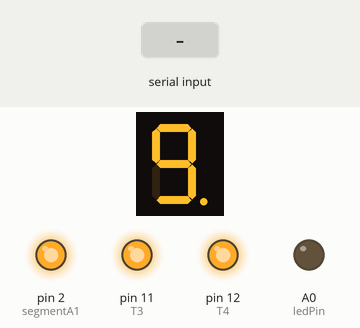
Recording of a sketch running on a simulated Arduino Uno, built with avr-gcc and run on an emulated ATmega328P. On the bench: 1-digit seven-segment display, output pins drawn as LEDs (lit = HIGH). Wiring (inferred from the names in the program): 1-digit 7-segment display, segments lit when HIGH: segments pin 4, pin 5, pin 6, pin 7, pin 8, pin 9, pin 10, pin 3. Inputs (shaded band) come from the test bench. The segment pins are drawn as the display they are named for; pins used as bus, display or sensor lines are not drawn.

Above: at 1.2 s.
1.3 s: "AU_FAL_LO\n" received over Serial
At 2.4 s:
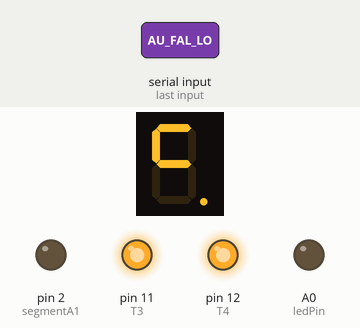
2.8 s: "AU_VISI\n" received over Serial
At 3.5 s:
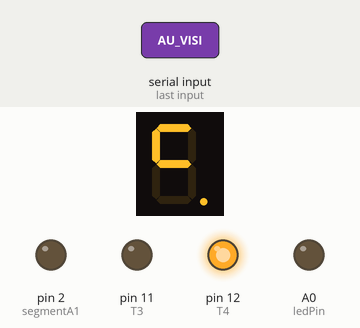
4.3 s: "DI_FAL_LO\n" received over Serial
At 4.7 s:
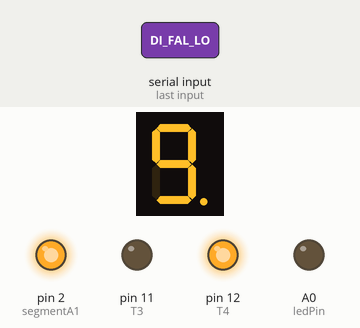
5.8 s: "AU_LOCA\n" received over Serial
At 7.0 s:
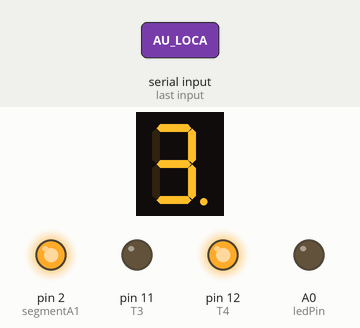
7.3 s: "DI_VISI\n" received over Serial
At 8.1 s:
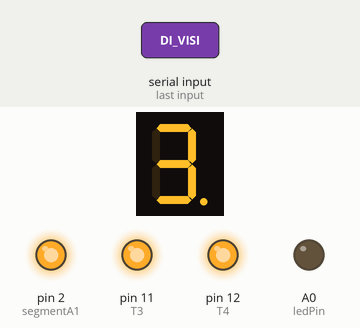
8.8 s: "DI_LOCA\n" received over Serial
At 9.3 s:
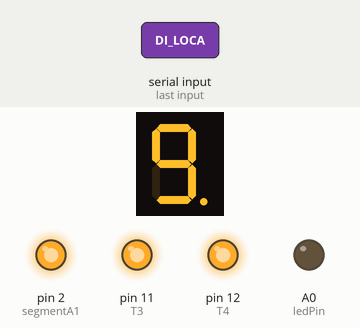
Timing chart, 0 to 11.3 s (numbered marks = the images above; inputs shaded):
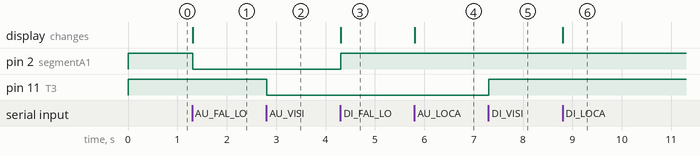

Measured:
- after the input at 1.3 s, pin 2 (segmentA1): HIGH → LOW at once; the display: changes at once (image 1)
- after the input at 2.8 s, pin 11 (T3): HIGH → LOW at once
- after the input at 4.3 s, pin 2 (segmentA1): LOW → HIGH at once; the display: changes at once (image 3)
- after the input at 5.8 s, the display: changes at once (image 4)
- after the input at 7.3 s, pin 11 (T3): LOW → HIGH at once
- after the input at 8.8 s, the display: changes at once (image 6)

The sketch:

Node_Local_Controlador.ino
```cpp
#define T1 9
#define T2 10
#define T3 11
#define T4 12

int segmentA1 = 2;
int segmentB1 = 3;
int segmentC1 = 4;
int segmentD1 = 5;
int segmentE1 = 6;
int segmentF1 = 7;
int segmentG1 = 8;
int ledPin = A0;

int count1 = 0;
int local_cont_T = 0;
int visitante_cont_T = 0;

void setup() {
    Serial.begin(9600);
    pinMode(segmentA1, OUTPUT);
    pinMode(segmentB1, OUTPUT);
    pinMode(segmentC1, OUTPUT);
    pinMode(segmentD1, OUTPUT);
    pinMode(segmentE1, OUTPUT);
    pinMode(segmentF1, OUTPUT);
    pinMode(segmentG1, OUTPUT);
    pinMode(T1, OUTPUT);
    pinMode(T2, OUTPUT);
    pinMode(T3, OUTPUT);
    pinMode(T4, OUTPUT);
    pinMode(ledPin, OUTPUT);

    digitalWrite(segmentA1, LOW);
    digitalWrite(segmentB1, LOW);
    digitalWrite(segmentC1, LOW);
    digitalWrite(segmentD1, LOW);
    digitalWrite(segmentE1, LOW);
    digitalWrite(segmentF1, LOW);
    digitalWrite(segmentG1, LOW);
    digitalWrite(T1, HIGH);
    digitalWrite(T2, HIGH);
    digitalWrite(T3, HIGH);
    digitalWrite(T4, HIGH);

    displayNumber(0, 1);
}

void displayNumber(int num, int display) {
    switch (num % 10) {
        case 0:
            digitalWrite(segmentA1, HIGH);
            digitalWrite(segmentB1, HIGH);
            digitalWrite(segmentC1, HIGH);
            digitalWrite(segmentD1, HIGH);
            digitalWrite(segmentE1, HIGH);
            digitalWrite(segmentF1, HIGH);
            digitalWrite(segmentG1, LOW);
            break;
        case 1:
            digitalWrite(segmentA1, LOW);
            digitalWrite(segmentB1, HIGH);
            digitalWrite(segmentC1, HIGH);
            digitalWrite(segmentD1, LOW);
            digitalWrite(segmentE1, LOW);
            digitalWrite(segmentF1, LOW);
            digitalWrite(segmentG1, LOW);
            break;
        case 2:
            digitalWrite(segmentA1, HIGH);
            digitalWrite(segmentB1, HIGH);
            digitalWrite(segmentC1, LOW);
            digitalWrite(segmentD1, HIGH);
            digitalWrite(segmentE1, HIGH);
            digitalWrite(segmentF1, LOW);
            digitalWrite(segmentG1, HIGH);
            break;
        case 3:
            digitalWrite(segmentA1, HIGH);
            digitalWrite(segmentB1, HIGH);
            digitalWrite(segmentC1, HIGH);
            digitalWrite(segmentD1, HIGH);
            digitalWrite(segmentE1, LOW);
            digitalWrite(segmentF1, LOW);
            digitalWrite(segmentG1, HIGH);
            break;
        case 4:
            digitalWrite(segmentA1, LOW);
            digitalWrite(segmentB1, HIGH);
            digitalWrite(segmentC1, HIGH);
            digitalWrite(segmentD1, LOW);
            digitalWrite(segmentE1, LOW);
            digitalWrite(segmentF1, HIGH);
            digitalWrite(segmentG1, HIGH);
            break;
        case 5:
            digitalWrite(segmentA1, HIGH);
            digitalWrite(segmentB1, LOW);
            digitalWrite(segmentC1, HIGH);
            digitalWrite(segmentD1, HIGH);
            digitalWrite(segmentE1, LOW);
            digitalWrite(segmentF1, HIGH);
            digitalWrite(segmentG1, HIGH);
            break;
        case 6:
            digitalWrite(segmentA1, HIGH);
            digitalWrite(segmentB1, LOW);
            digitalWrite(segmentC1, HIGH);
            digitalWrite(segmentD1, HIGH);
            digitalWrite(segmentE1, HIGH);
            digitalWrite(segmentF1, HIGH);
            digitalWrite(segmentG1, HIGH);
            break;
        case 7:
            digitalWrite(segmentA1, HIGH);
            digitalWrite(segmentB1, HIGH);
            digitalWrite(segmentC1, HIGH);
            digitalWrite(segmentD1, LOW);
            digitalWrite(segmentE1, LOW);
            digitalWrite(segmentF1, LOW);
            digitalWrite(segmentG1, LOW);
            break;
        case 8:
            digitalWrite(segmentA1, HIGH);
            digitalWrite(segmentB1, HIGH);
            digitalWrite(segmentC1, HIGH);
            digitalWrite(segmentD1, HIGH);
            digitalWrite(segmentE1, HIGH);
            digitalWrite(segmentF1, HIGH);
            digitalWrite(segmentG1, HIGH);
            break;
        case 9:
            digitalWrite(segmentA1, HIGH);
            digitalWrite(segmentB1, HIGH);
            digitalWrite(segmentC1, HIGH);
            digitalWrite(segmentD1, HIGH);
            digitalWrite(segmentE1, LOW);
            digitalWrite(segmentF1, HIGH);
            digitalWrite(segmentG1, HIGH);
            break;
        default:
            digitalWrite(segmentA1, LOW);
            digitalWrite(segmentB1, LOW);
            digitalWrite(segmentC1, LOW);
            digitalWrite(segmentD1, LOW);
            digitalWrite(segmentE1, LOW);
            digitalWrite(segmentF1, LOW);
            digitalWrite(segmentG1, LOW);
            break;
    }
}

void loop() {
    if (Serial.available() > 0) {
        String input = Serial.readStringUntil('\n');

        if (input.equals("AU_FAL_LO")) {
            if (count1 < 19) {
                count1++;
            }
        } else if (input.equals("DI_FAL_LO")) {
            if (count1 > 0) {
                count1--;
            }
        } else if (input.equals("RESETAR")) {
            Serial.println("RESETAR\n");
            count1 = 0;
            digitalWrite(T1, HIGH);
            digitalWrite(T2, HIGH);
            digitalWrite(T3, HIGH);
            digitalWrite(T4, HIGH);
            local_cont_T = 0;
            visitante_cont_T = 0;
        }

        if (input.equals("AU_VISI")) {
            if (visitante_cont_T < 2) {
                visitante_cont_T++;
            }
        } else if (input.equals("DI_VISI")) {
            if (visitante_cont_T > 0) {
                visitante_cont_T--;
            }
        }

        if (input.equals("AU_LOCA")) {
            if (local_cont_T < 2) {
                local_cont_T++;
            }
        } else if (input.equals("DI_LOCA")) {
            if (local_cont_T > 0) {
                local_cont_T--;
            }
        }

        if (local_cont_T == 1) {
            digitalWrite(T1, LOW);
            digitalWrite(T2, HIGH);
        } else if (local_cont_T == 2) {
            digitalWrite(T1, LOW);
            digitalWrite(T2, LOW);
        } else {
            digitalWrite(T1, HIGH);
            digitalWrite(T2, HIGH);
        }

        if (visitante_cont_T == 1) {
            digitalWrite(T3, LOW);
            digitalWrite(T4, HIGH);
        } else if (visitante_cont_T == 2) {
            digitalWrite(T3, LOW);
            digitalWrite(T4, LOW);
        } else {
            digitalWrite(T3, HIGH);
            digitalWrite(T4, HIGH);
        }

        if (count1 >= 10) {
            digitalWrite(ledPin, HIGH);
        } else {
            digitalWrite(ledPin, LOW);
        }

        if (input.equals("AU_PONT_LO")){
            Serial.println("AU_PONT_LO\n");
        }
        if (input.equals("DI_PONT_LO")){
            Serial.println("DI_PONT_LO\n");
        }

        displayNumber(count1, 1);
    }
}
```
